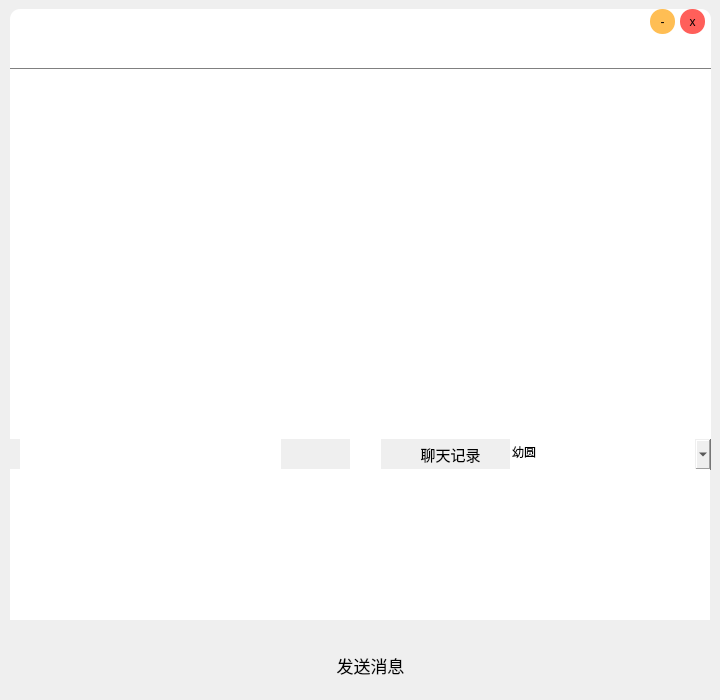
<?xml version="1.0" encoding="UTF-8"?>
<ui version="4.0">
 <class>Form</class>
 <widget class="QWidget" name="Form">
  <property name="geometry">
   <rect>
    <x>0</x>
    <y>0</y>
    <width>720</width>
    <height>700</height>
   </rect>
  </property>
  <property name="minimumSize">
   <size>
    <width>720</width>
    <height>700</height>
   </size>
  </property>
  <property name="maximumSize">
   <size>
    <width>720</width>
    <height>700</height>
   </size>
  </property>
  <property name="windowTitle">
   <string>Form</string>
  </property>
  <widget class="QFrame" name="frame">
   <property name="geometry">
    <rect>
     <x>0</x>
     <y>-1</y>
     <width>720</width>
     <height>700</height>
    </rect>
   </property>
   <property name="styleSheet">
    <string notr="true">#frame {border-radius:18px;
background-image: url(:/newPrefix/back4.png)}</string>
   </property>
   <property name="frameShape">
    <enum>QFrame::StyledPanel</enum>
   </property>
   <property name="frameShadow">
    <enum>QFrame::Raised</enum>
   </property>
   <widget class="QFrame" name="frame_2">
    <property name="geometry">
     <rect>
      <x>10</x>
      <y>10</y>
      <width>701</width>
      <height>60</height>
     </rect>
    </property>
    <property name="styleSheet">
     <string notr="true">#frame_2 {background-color: rgb(255, 255, 255);
border-top-right-radius:10px;
border-top-left-radius:10px;
border-bottom:1px solid gray;}</string>
    </property>
    <property name="frameShape">
     <enum>QFrame::StyledPanel</enum>
    </property>
    <property name="frameShadow">
     <enum>QFrame::Raised</enum>
    </property>
    <widget class="QPushButton" name="pushButton_5">
     <property name="geometry">
      <rect>
       <x>640</x>
       <y>0</y>
       <width>25</width>
       <height>25</height>
      </rect>
     </property>
     <property name="styleSheet">
      <string notr="true">border-radius:12px;
background-color: rgb(255, 190, 84);</string>
     </property>
     <property name="text">
      <string>-</string>
     </property>
    </widget>
    <widget class="QPushButton" name="pushButton">
     <property name="geometry">
      <rect>
       <x>670</x>
       <y>0</y>
       <width>25</width>
       <height>25</height>
      </rect>
     </property>
     <property name="font">
      <font>
       <pointsize>9</pointsize>
      </font>
     </property>
     <property name="styleSheet">
      <string notr="true">border-radius:12px;
background-color: rgb(255, 95, 90);</string>
     </property>
     <property name="text">
      <string>x</string>
     </property>
    </widget>
    <widget class="QTextBrowser" name="textBrowser_3">
     <property name="geometry">
      <rect>
       <x>280</x>
       <y>10</y>
       <width>171</width>
       <height>41</height>
      </rect>
     </property>
     <property name="font">
      <font>
       <family>幼圆</family>
       <pointsize>12</pointsize>
      </font>
     </property>
     <property name="styleSheet">
      <string notr="true">border:none;</string>
     </property>
     <property name="html">
      <string>&lt;!DOCTYPE HTML PUBLIC &quot;-//W3C//DTD HTML 4.0//EN&quot; &quot;http://www.w3.org/TR/REC-html40/strict.dtd&quot;&gt;
&lt;html&gt;&lt;head&gt;&lt;meta name=&quot;qrichtext&quot; content=&quot;1&quot; /&gt;&lt;style type=&quot;text/css&quot;&gt;
p, li { white-space: pre-wrap; }
&lt;/style&gt;&lt;/head&gt;&lt;body style=&quot; font-family:'幼圆'; font-size:12pt; font-weight:400; font-style:normal;&quot;&gt;
&lt;p style=&quot;-qt-paragraph-type:empty; margin-top:0px; margin-bottom:0px; margin-left:0px; margin-right:0px; -qt-block-indent:0; text-indent:0px;&quot;&gt;&lt;br /&gt;&lt;/p&gt;&lt;/body&gt;&lt;/html&gt;</string>
     </property>
    </widget>
   </widget>
   <widget class="QTextBrowser" name="textBrowser">
    <property name="geometry">
     <rect>
      <x>10</x>
      <y>70</y>
      <width>701</width>
      <height>370</height>
     </rect>
    </property>
    <property name="font">
     <font>
      <family>幼圆</family>
      <pointsize>13</pointsize>
     </font>
    </property>
    <property name="styleSheet">
     <string notr="true">color: white;
border-bottom:2px solid black;
border:none;

</string>
    </property>
    <property name="html">
     <string>&lt;!DOCTYPE HTML PUBLIC &quot;-//W3C//DTD HTML 4.0//EN&quot; &quot;http://www.w3.org/TR/REC-html40/strict.dtd&quot;&gt;
&lt;html&gt;&lt;head&gt;&lt;meta name=&quot;qrichtext&quot; content=&quot;1&quot; /&gt;&lt;style type=&quot;text/css&quot;&gt;
p, li { white-space: pre-wrap; }
&lt;/style&gt;&lt;/head&gt;&lt;body style=&quot; font-family:'幼圆'; font-size:13pt; font-weight:400; font-style:normal;&quot;&gt;
&lt;p style=&quot;-qt-paragraph-type:empty; margin-top:0px; margin-bottom:0px; margin-left:0px; margin-right:0px; -qt-block-indent:0; text-indent:0px; font-size:14pt;&quot;&gt;&lt;br /&gt;&lt;/p&gt;&lt;/body&gt;&lt;/html&gt;</string>
    </property>
   </widget>
   <widget class="QFontComboBox" name="fontComboBox">
    <property name="geometry">
     <rect>
      <x>510</x>
      <y>440</y>
      <width>201</width>
      <height>31</height>
     </rect>
    </property>
    <property name="font">
     <font>
      <family>幼圆</family>
      <pointsize>9</pointsize>
     </font>
    </property>
    <property name="styleSheet">
     <string notr="true">border:none;
</string>
    </property>
    <property name="currentText">
     <string>幼圆</string>
    </property>
   </widget>
   <widget class="QPushButton" name="pushButton_6">
    <property name="geometry">
     <rect>
      <x>390</x>
      <y>440</y>
      <width>121</width>
      <height>31</height>
     </rect>
    </property>
    <property name="font">
     <font>
      <family>幼圆</family>
      <pointsize>11</pointsize>
     </font>
    </property>
    <property name="styleSheet">
     <string notr="true">border:none;
</string>
    </property>
    <property name="text">
     <string>聊天记录</string>
    </property>
   </widget>
   <widget class="QToolButton" name="toolButton">
    <property name="geometry">
     <rect>
      <x>350</x>
      <y>440</y>
      <width>31</width>
      <height>31</height>
     </rect>
    </property>
    <property name="font">
     <font>
      <pointsize>9</pointsize>
     </font>
    </property>
    <property name="styleSheet">
     <string notr="true">background-color: rgb(255, 255, 255);
border:none;
</string>
    </property>
    <property name="text">
     <string/>
    </property>
    <property name="icon">
     <iconset resource="main_image.qrc">
      <normaloff>:/newPrefix/clear.png</normaloff>:/newPrefix/clear.png</iconset>
    </property>
    <property name="iconSize">
     <size>
      <width>70</width>
      <height>25</height>
     </size>
    </property>
   </widget>
   <widget class="QTextBrowser" name="textBrowser_5">
    <property name="geometry">
     <rect>
      <x>20</x>
      <y>440</y>
      <width>261</width>
      <height>31</height>
     </rect>
    </property>
    <property name="font">
     <font>
      <family>幼圆</family>
      <pointsize>10</pointsize>
     </font>
    </property>
    <property name="styleSheet">
     <string notr="true">boeder:none;
border-radius:30px;
</string>
    </property>
    <property name="html">
     <string>&lt;!DOCTYPE HTML PUBLIC &quot;-//W3C//DTD HTML 4.0//EN&quot; &quot;http://www.w3.org/TR/REC-html40/strict.dtd&quot;&gt;
&lt;html&gt;&lt;head&gt;&lt;meta name=&quot;qrichtext&quot; content=&quot;1&quot; /&gt;&lt;style type=&quot;text/css&quot;&gt;
p, li { white-space: pre-wrap; }
&lt;/style&gt;&lt;/head&gt;&lt;body style=&quot; font-family:'幼圆'; font-size:10pt; font-weight:400; font-style:normal;&quot;&gt;
&lt;p style=&quot;-qt-paragraph-type:empty; margin-top:0px; margin-bottom:0px; margin-left:0px; margin-right:0px; -qt-block-indent:0; text-indent:0px; font-size:12pt;&quot;&gt;&lt;br /&gt;&lt;/p&gt;&lt;/body&gt;&lt;/html&gt;</string>
    </property>
   </widget>
   <widget class="QTextEdit" name="textEdit">
    <property name="geometry">
     <rect>
      <x>10</x>
      <y>470</y>
      <width>700</width>
      <height>151</height>
     </rect>
    </property>
    <property name="styleSheet">
     <string notr="true">border:none;</string>
    </property>
   </widget>
   <widget class="QPushButton" name="pushButton_2">
    <property name="geometry">
     <rect>
      <x>310</x>
      <y>650</y>
      <width>121</width>
      <height>32</height>
     </rect>
    </property>
    <property name="font">
     <font>
      <family>幼圆</family>
      <pointsize>13</pointsize>
     </font>
    </property>
    <property name="styleSheet">
     <string notr="true">background-image: url(:/newPrefix/button.png);border-radius:10px;</string>
    </property>
    <property name="text">
     <string>发送消息</string>
    </property>
   </widget>
  </widget>
 </widget>
 <resources>
  <include location="main_image.qrc"/>
 </resources>
 <connections/>
</ui>
